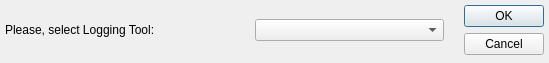
<?xml version="1.0" encoding="UTF-8"?>
<ui version="4.0">
 <class>LoggingToolDialog</class>
 <widget class="QDialog" name="LoggingToolDialog">
  <property name="geometry">
   <rect>
    <x>0</x>
    <y>0</y>
    <width>549</width>
    <height>63</height>
   </rect>
  </property>
  <property name="windowTitle">
   <string>Logging Tool Selection Dialog</string>
  </property>
  <layout class="QGridLayout" name="gridLayout">
   <property name="leftMargin">
    <number>5</number>
   </property>
   <property name="topMargin">
    <number>5</number>
   </property>
   <property name="rightMargin">
    <number>5</number>
   </property>
   <property name="bottomMargin">
    <number>5</number>
   </property>
   <property name="horizontalSpacing">
    <number>20</number>
   </property>
   <property name="verticalSpacing">
    <number>1</number>
   </property>
   <item row="0" column="0">
    <layout class="QHBoxLayout" name="horizontalLayout">
     <item>
      <widget class="QLabel" name="label">
       <property name="minimumSize">
        <size>
         <width>250</width>
         <height>0</height>
        </size>
       </property>
       <property name="font">
        <font>
         <pointsize>9</pointsize>
        </font>
       </property>
       <property name="text">
        <string>Please, select Logging Tool:</string>
       </property>
       <property name="wordWrap">
        <bool>true</bool>
       </property>
      </widget>
     </item>
     <item>
      <widget class="QComboBox" name="cboxTools">
       <property name="minimumSize">
        <size>
         <width>150</width>
         <height>0</height>
        </size>
       </property>
      </widget>
     </item>
    </layout>
   </item>
   <item row="0" column="1">
    <widget class="QDialogButtonBox" name="buttonBox">
     <property name="orientation">
      <enum>Qt::Vertical</enum>
     </property>
     <property name="standardButtons">
      <set>QDialogButtonBox::Cancel|QDialogButtonBox::Ok</set>
     </property>
    </widget>
   </item>
   <item row="1" column="0">
    <spacer name="verticalSpacer">
     <property name="orientation">
      <enum>Qt::Vertical</enum>
     </property>
     <property name="sizeHint" stdset="0">
      <size>
       <width>20</width>
       <height>0</height>
      </size>
     </property>
    </spacer>
   </item>
  </layout>
 </widget>
 <resources/>
 <connections>
  <connection>
   <sender>buttonBox</sender>
   <signal>accepted()</signal>
   <receiver>LoggingToolDialog</receiver>
   <slot>accept()</slot>
   <hints>
    <hint type="sourcelabel">
     <x>248</x>
     <y>254</y>
    </hint>
    <hint type="destinationlabel">
     <x>157</x>
     <y>274</y>
    </hint>
   </hints>
  </connection>
  <connection>
   <sender>buttonBox</sender>
   <signal>rejected()</signal>
   <receiver>LoggingToolDialog</receiver>
   <slot>reject()</slot>
   <hints>
    <hint type="sourcelabel">
     <x>316</x>
     <y>260</y>
    </hint>
    <hint type="destinationlabel">
     <x>286</x>
     <y>274</y>
    </hint>
   </hints>
  </connection>
 </connections>
</ui>
